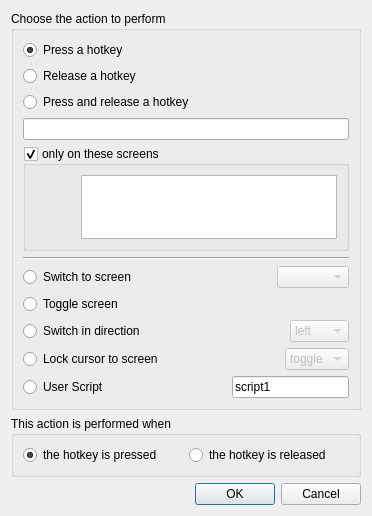
<?xml version="1.0" encoding="UTF-8"?>
<ui version="4.0">
 <class>ActionDialogBase</class>
 <widget class="QDialog" name="ActionDialogBase">
  <property name="geometry">
   <rect>
    <x>0</x>
    <y>0</y>
    <width>372</width>
    <height>508</height>
   </rect>
  </property>
  <property name="windowTitle">
   <string>Configure Action</string>
  </property>
  <layout class="QVBoxLayout">
   <item>
    <widget class="QGroupBox" name="m_pGroupType">
     <property name="title">
      <string>Choose the action to perform</string>
     </property>
     <layout class="QVBoxLayout">
      <item>
       <widget class="QRadioButton" name="m_pRadioPress">
        <property name="text">
         <string>Press a hotkey</string>
        </property>
        <property name="checked">
         <bool>true</bool>
        </property>
       </widget>
      </item>
      <item>
       <widget class="QRadioButton" name="m_pRadioRelease">
        <property name="text">
         <string>Release a hotkey</string>
        </property>
       </widget>
      </item>
      <item>
       <widget class="QRadioButton" name="m_pRadioPressAndRelease">
        <property name="text">
         <string>Press and release a hotkey</string>
        </property>
       </widget>
      </item>
      <item>
       <widget class="KeySequenceWidget" name="m_pKeySequenceWidgetHotkey">
        <property name="sizePolicy">
         <sizepolicy hsizetype="Expanding" vsizetype="Fixed">
          <horstretch>1</horstretch>
          <verstretch>0</verstretch>
         </sizepolicy>
        </property>
        <property name="minimumSize">
         <size>
          <width>256</width>
          <height>0</height>
         </size>
        </property>
        <property name="text">
         <string/>
        </property>
       </widget>
      </item>
      <item>
       <widget class="QGroupBox" name="m_pGroupBoxScreens">
        <property name="title">
         <string>only on these screens</string>
        </property>
        <property name="flat">
         <bool>true</bool>
        </property>
        <property name="checkable">
         <bool>true</bool>
        </property>
        <layout class="QHBoxLayout">
         <item>
          <spacer>
           <property name="orientation">
            <enum>Qt::Horizontal</enum>
           </property>
           <property name="sizeHint" stdset="0">
            <size>
             <width>40</width>
             <height>20</height>
            </size>
           </property>
          </spacer>
         </item>
         <item>
          <widget class="QListWidget" name="m_pListScreens">
           <property name="minimumSize">
            <size>
             <width>128</width>
             <height>64</height>
            </size>
           </property>
           <property name="selectionMode">
            <enum>QAbstractItemView::ExtendedSelection</enum>
           </property>
          </widget>
         </item>
        </layout>
       </widget>
      </item>
      <item>
       <widget class="Line" name="line">
        <property name="orientation">
         <enum>Qt::Horizontal</enum>
        </property>
       </widget>
      </item>
      <item>
       <layout class="QHBoxLayout">
        <item>
         <widget class="QRadioButton" name="m_pRadioSwitchToScreen">
          <property name="text">
           <string>Switch to screen</string>
          </property>
         </widget>
        </item>
        <item>
         <spacer>
          <property name="orientation">
           <enum>Qt::Horizontal</enum>
          </property>
          <property name="sizeHint" stdset="0">
           <size>
            <width>40</width>
            <height>20</height>
           </size>
          </property>
         </spacer>
        </item>
        <item>
         <widget class="QComboBox" name="m_pComboSwitchToScreen">
          <property name="enabled">
           <bool>false</bool>
          </property>
         </widget>
        </item>
       </layout>
      </item>
      <item>
       <layout class="QHBoxLayout">
        <item>
         <widget class="QRadioButton" name="m_pRadioToggleScreen">
          <property name="text">
           <string>Toggle screen</string>
          </property>
         </widget>
        </item>
       </layout>
      </item>
      <item>
       <layout class="QHBoxLayout">
        <item>
         <widget class="QRadioButton" name="m_pRadioSwitchInDirection">
          <property name="text">
           <string>Switch in direction</string>
          </property>
         </widget>
        </item>
        <item>
         <spacer>
          <property name="orientation">
           <enum>Qt::Horizontal</enum>
          </property>
          <property name="sizeHint" stdset="0">
           <size>
            <width>40</width>
            <height>20</height>
           </size>
          </property>
         </spacer>
        </item>
        <item>
         <widget class="QComboBox" name="m_pComboSwitchInDirection">
          <property name="enabled">
           <bool>false</bool>
          </property>
          <item>
           <property name="text">
            <string>left</string>
           </property>
          </item>
          <item>
           <property name="text">
            <string>right</string>
           </property>
          </item>
          <item>
           <property name="text">
            <string>up</string>
           </property>
          </item>
          <item>
           <property name="text">
            <string>down</string>
           </property>
          </item>
         </widget>
        </item>
       </layout>
      </item>
      <item>
       <layout class="QHBoxLayout">
        <item>
         <widget class="QRadioButton" name="m_pRadioLockCursorToScreen">
          <property name="text">
           <string>Lock cursor to screen</string>
          </property>
         </widget>
        </item>
        <item>
         <spacer>
          <property name="orientation">
           <enum>Qt::Horizontal</enum>
          </property>
          <property name="sizeHint" stdset="0">
           <size>
            <width>40</width>
            <height>20</height>
           </size>
          </property>
         </spacer>
        </item>
        <item>
         <widget class="QComboBox" name="m_pComboLockCursorToScreen">
          <property name="enabled">
           <bool>false</bool>
          </property>
          <item>
           <property name="text">
            <string>toggle</string>
           </property>
          </item>
          <item>
           <property name="text">
            <string>on</string>
           </property>
          </item>
          <item>
           <property name="text">
            <string>off</string>
           </property>
          </item>
         </widget>
        </item>
       </layout>
      </item>
      <item>
       <layout class="QHBoxLayout">
        <item>
         <widget class="QRadioButton" name="m_pRadioUserScript">
          <property name="text">
           <string>User Script</string>
          </property>
         </widget>
        </item>
        <item>
         <spacer name="horizontalSpacer">
          <property name="orientation">
           <enum>Qt::Horizontal</enum>
          </property>
          <property name="sizeHint" stdset="0">
           <size>
            <width>40</width>
            <height>20</height>
           </size>
          </property>
         </spacer>
        </item>
        <item>
         <widget class="QLineEdit" name="m_pUserScriptCommand">
          <property name="text">
           <string>script1</string>
          </property>
         </widget>
        </item>
       </layout>
      </item>
     </layout>
    </widget>
   </item>
   <item>
    <widget class="QGroupBox" name="groupBox_2">
     <property name="title">
      <string>This action is performed when</string>
     </property>
     <layout class="QHBoxLayout">
      <item>
       <widget class="QRadioButton" name="m_pRadioHotkeyPressed">
        <property name="text">
         <string>the hotkey is pressed</string>
        </property>
        <property name="checked">
         <bool>true</bool>
        </property>
       </widget>
      </item>
      <item>
       <widget class="QRadioButton" name="m_pRadioHotkeyReleased">
        <property name="text">
         <string>the hotkey is released</string>
        </property>
       </widget>
      </item>
     </layout>
    </widget>
   </item>
   <item>
    <widget class="QDialogButtonBox" name="buttonBox">
     <property name="orientation">
      <enum>Qt::Horizontal</enum>
     </property>
     <property name="standardButtons">
      <set>QDialogButtonBox::Cancel|QDialogButtonBox::Ok</set>
     </property>
    </widget>
   </item>
  </layout>
 </widget>
 <customwidgets>
  <customwidget>
   <class>KeySequenceWidget</class>
   <extends>QLineEdit</extends>
   <header>KeySequenceWidget.h</header>
  </customwidget>
 </customwidgets>
 <resources/>
 <connections>
  <connection>
   <sender>buttonBox</sender>
   <signal>accepted()</signal>
   <receiver>ActionDialogBase</receiver>
   <slot>accept()</slot>
   <hints>
    <hint type="sourcelabel">
     <x>245</x>
     <y>474</y>
    </hint>
    <hint type="destinationlabel">
     <x>157</x>
     <y>274</y>
    </hint>
   </hints>
  </connection>
  <connection>
   <sender>buttonBox</sender>
   <signal>rejected()</signal>
   <receiver>ActionDialogBase</receiver>
   <slot>reject()</slot>
   <hints>
    <hint type="sourcelabel">
     <x>313</x>
     <y>474</y>
    </hint>
    <hint type="destinationlabel">
     <x>286</x>
     <y>274</y>
    </hint>
   </hints>
  </connection>
  <connection>
   <sender>m_pGroupType</sender>
   <signal>toggled(bool)</signal>
   <receiver>m_pKeySequenceWidgetHotkey</receiver>
   <slot>setDisabled(bool)</slot>
   <hints>
    <hint type="sourcelabel">
     <x>104</x>
     <y>194</y>
    </hint>
    <hint type="destinationlabel">
     <x>110</x>
     <y>132</y>
    </hint>
   </hints>
  </connection>
  <connection>
   <sender>m_pRadioSwitchInDirection</sender>
   <signal>toggled(bool)</signal>
   <receiver>m_pKeySequenceWidgetHotkey</receiver>
   <slot>setDisabled(bool)</slot>
   <hints>
    <hint type="sourcelabel">
     <x>118</x>
     <y>322</y>
    </hint>
    <hint type="destinationlabel">
     <x>81</x>
     <y>129</y>
    </hint>
   </hints>
  </connection>
  <connection>
   <sender>m_pRadioLockCursorToScreen</sender>
   <signal>toggled(bool)</signal>
   <receiver>m_pKeySequenceWidgetHotkey</receiver>
   <slot>setDisabled(bool)</slot>
   <hints>
    <hint type="sourcelabel">
     <x>101</x>
     <y>353</y>
    </hint>
    <hint type="destinationlabel">
     <x>68</x>
     <y>126</y>
    </hint>
   </hints>
  </connection>
  <connection>
   <sender>m_pRadioPress</sender>
   <signal>toggled(bool)</signal>
   <receiver>m_pKeySequenceWidgetHotkey</receiver>
   <slot>setEnabled(bool)</slot>
   <hints>
    <hint type="sourcelabel">
     <x>48</x>
     <y>48</y>
    </hint>
    <hint type="destinationlabel">
     <x>45</x>
     <y>129</y>
    </hint>
   </hints>
  </connection>
  <connection>
   <sender>m_pRadioRelease</sender>
   <signal>toggled(bool)</signal>
   <receiver>m_pKeySequenceWidgetHotkey</receiver>
   <slot>setEnabled(bool)</slot>
   <hints>
    <hint type="sourcelabel">
     <x>135</x>
     <y>70</y>
    </hint>
    <hint type="destinationlabel">
     <x>148</x>
     <y>125</y>
    </hint>
   </hints>
  </connection>
  <connection>
   <sender>m_pRadioPressAndRelease</sender>
   <signal>toggled(bool)</signal>
   <receiver>m_pKeySequenceWidgetHotkey</receiver>
   <slot>setEnabled(bool)</slot>
   <hints>
    <hint type="sourcelabel">
     <x>194</x>
     <y>100</y>
    </hint>
    <hint type="destinationlabel">
     <x>201</x>
     <y>125</y>
    </hint>
   </hints>
  </connection>
  <connection>
   <sender>m_pRadioSwitchToScreen</sender>
   <signal>toggled(bool)</signal>
   <receiver>m_pComboSwitchToScreen</receiver>
   <slot>setEnabled(bool)</slot>
   <hints>
    <hint type="sourcelabel">
     <x>148</x>
     <y>291</y>
    </hint>
    <hint type="destinationlabel">
     <x>350</x>
     <y>290</y>
    </hint>
   </hints>
  </connection>
  <connection>
   <sender>m_pRadioSwitchInDirection</sender>
   <signal>toggled(bool)</signal>
   <receiver>m_pComboSwitchInDirection</receiver>
   <slot>setEnabled(bool)</slot>
   <hints>
    <hint type="sourcelabel">
     <x>158</x>
     <y>322</y>
    </hint>
    <hint type="destinationlabel">
     <x>350</x>
     <y>321</y>
    </hint>
   </hints>
  </connection>
  <connection>
   <sender>m_pRadioLockCursorToScreen</sender>
   <signal>toggled(bool)</signal>
   <receiver>m_pComboLockCursorToScreen</receiver>
   <slot>setEnabled(bool)</slot>
   <hints>
    <hint type="sourcelabel">
     <x>180</x>
     <y>353</y>
    </hint>
    <hint type="destinationlabel">
     <x>350</x>
     <y>352</y>
    </hint>
   </hints>
  </connection>
  <connection>
   <sender>m_pRadioPress</sender>
   <signal>toggled(bool)</signal>
   <receiver>m_pGroupBoxScreens</receiver>
   <slot>setEnabled(bool)</slot>
   <hints>
    <hint type="sourcelabel">
     <x>25</x>
     <y>47</y>
    </hint>
    <hint type="destinationlabel">
     <x>33</x>
     <y>155</y>
    </hint>
   </hints>
  </connection>
  <connection>
   <sender>m_pRadioSwitchToScreen</sender>
   <signal>toggled(bool)</signal>
   <receiver>m_pGroupBoxScreens</receiver>
   <slot>setDisabled(bool)</slot>
   <hints>
    <hint type="sourcelabel">
     <x>48</x>
     <y>278</y>
    </hint>
    <hint type="destinationlabel">
     <x>98</x>
     <y>153</y>
    </hint>
   </hints>
  </connection>
  <connection>
   <sender>m_pRadioRelease</sender>
   <signal>toggled(bool)</signal>
   <receiver>m_pGroupBoxScreens</receiver>
   <slot>setEnabled(bool)</slot>
   <hints>
    <hint type="sourcelabel">
     <x>264</x>
     <y>67</y>
    </hint>
    <hint type="destinationlabel">
     <x>241</x>
     <y>158</y>
    </hint>
   </hints>
  </connection>
  <connection>
   <sender>m_pRadioPressAndRelease</sender>
   <signal>toggled(bool)</signal>
   <receiver>m_pGroupBoxScreens</receiver>
   <slot>setEnabled(bool)</slot>
   <hints>
    <hint type="sourcelabel">
     <x>286</x>
     <y>98</y>
    </hint>
    <hint type="destinationlabel">
     <x>290</x>
     <y>156</y>
    </hint>
   </hints>
  </connection>
  <connection>
   <sender>m_pRadioSwitchInDirection</sender>
   <signal>toggled(bool)</signal>
   <receiver>m_pGroupBoxScreens</receiver>
   <slot>setDisabled(bool)</slot>
   <hints>
    <hint type="sourcelabel">
     <x>38</x>
     <y>313</y>
    </hint>
    <hint type="destinationlabel">
     <x>64</x>
     <y>195</y>
    </hint>
   </hints>
  </connection>
  <connection>
   <sender>m_pRadioLockCursorToScreen</sender>
   <signal>toggled(bool)</signal>
   <receiver>m_pGroupBoxScreens</receiver>
   <slot>setDisabled(bool)</slot>
   <hints>
    <hint type="sourcelabel">
     <x>48</x>
     <y>339</y>
    </hint>
    <hint type="destinationlabel">
     <x>79</x>
     <y>234</y>
    </hint>
   </hints>
  </connection>
  <connection>
   <sender>m_pRadioSwitchToScreen</sender>
   <signal>toggled(bool)</signal>
   <receiver>m_pKeySequenceWidgetHotkey</receiver>
   <slot>setDisabled(bool)</slot>
   <hints>
    <hint type="sourcelabel">
     <x>84</x>
     <y>280</y>
    </hint>
    <hint type="destinationlabel">
     <x>185</x>
     <y>123</y>
    </hint>
   </hints>
  </connection>
  <connection>
   <sender>m_pRadioUserScript</sender>
   <signal>toggled(bool)</signal>
   <receiver>m_pUserScriptCommand</receiver>
   <slot>setEnabled(bool)</slot>
   <hints>
    <hint type="sourcelabel">
     <x>63</x>
     <y>385</y>
    </hint>
    <hint type="destinationlabel">
     <x>291</x>
     <y>385</y>
    </hint>
   </hints>
  </connection>
  <connection>
   <sender>m_pRadioUserScript</sender>
   <signal>toggled(bool)</signal>
   <receiver>m_pKeySequenceWidgetHotkey</receiver>
   <slot>setDisabled(bool)</slot>
   <hints>
    <hint type="sourcelabel">
     <x>63</x>
     <y>385</y>
    </hint>
    <hint type="destinationlabel">
     <x>185</x>
     <y>118</y>
    </hint>
   </hints>
  </connection>
  <connection>
   <sender>m_pRadioUserScript</sender>
   <signal>toggled(bool)</signal>
   <receiver>m_pGroupBoxScreens</receiver>
   <slot>setDisabled(bool)</slot>
   <hints>
    <hint type="sourcelabel">
     <x>63</x>
     <y>385</y>
    </hint>
    <hint type="destinationlabel">
     <x>185</x>
     <y>189</y>
    </hint>
   </hints>
  </connection>
 </connections>
</ui>
